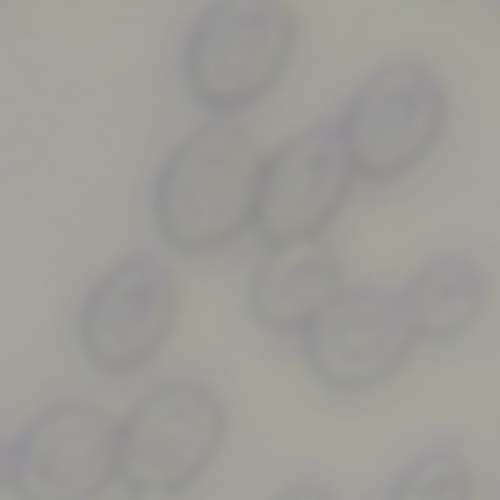
#> input picture raw/cell (7).png, 500 x 500 px, found by its file name
$ python face1.py   (older library calls are emulated)
#> lines starting #> are read from the running program, lines starting #| are printed output that depends on the picture; after the words box and inside, x2 and y2 are one past the last pixel; in counts of white or black regions, pixels touching at a corner belong together
import cv2
image = cv2.imread('face2/cell (7).png')
#> image is the input picture: shape (500, 500, 3); mean B, G, R 151.2, 156.2, 158.1
kernel = cv2.getStructuringElement(cv2.MORPH_RECT, (3,3))
kernel2 = cv2.getStructuringElement(cv2.MORPH_RECT, (5,5))
ok = True
while ok:
    gray = cv2.cvtColor(image, cv2.COLOR_BGR2GRAY)

    blurred = cv2.blur(gray,(5,5))

    erosion1 = cv2.erode(blurred , kernel, iterations=2)

    x = cv2.Sobel(blurred, cv2.CV_64F, 1, 0)
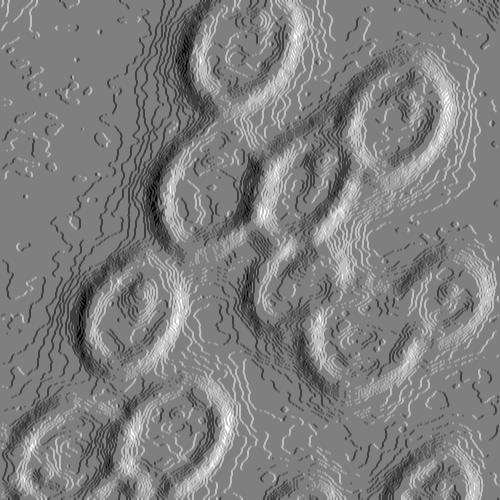
#> x: shape (500, 500) float64; min -8, max 8, mean 0.0167; drawn with min black and max white
    y = cv2.Sobel(blurred, cv2.CV_64F, 0, 1)
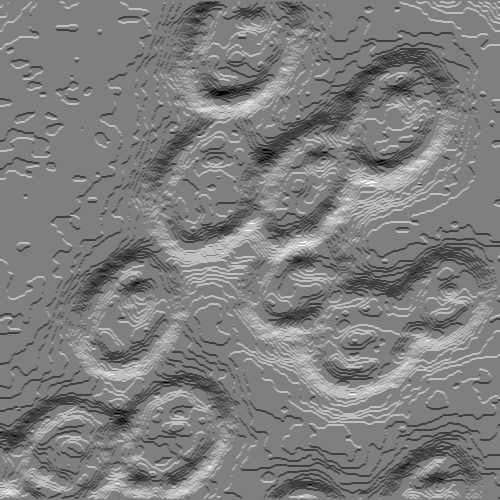
#> y: shape (500, 500) float64; min -8, max 8, mean -0.069; drawn with min black and max white
    absX = cv2.convertScaleAbs(x)# 轉回uint8
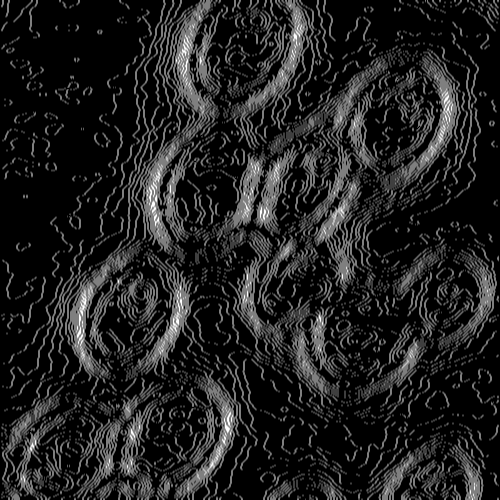
#> absX: shape (500, 500); min 0, max 8, mean 1.05; drawn with min black and max white
    absY = cv2.convertScaleAbs(y)
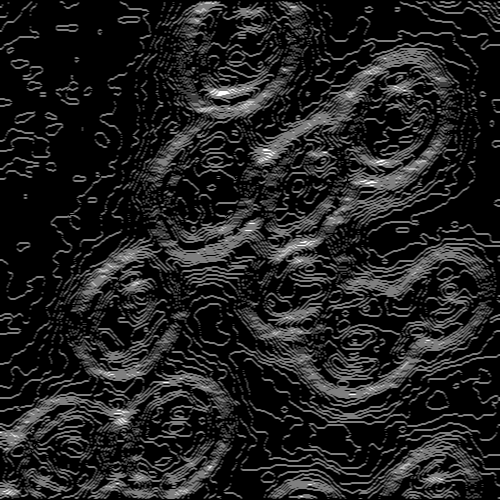
#> absY: shape (500, 500); min 0, max 8, mean 1.05; drawn with min black and max white
    dst = cv2.addWeighted(absX, 0.5, absY, 0.5, 0)
    dst1 = cv2.bilateralFilter(dst,5 ,50 ,20)
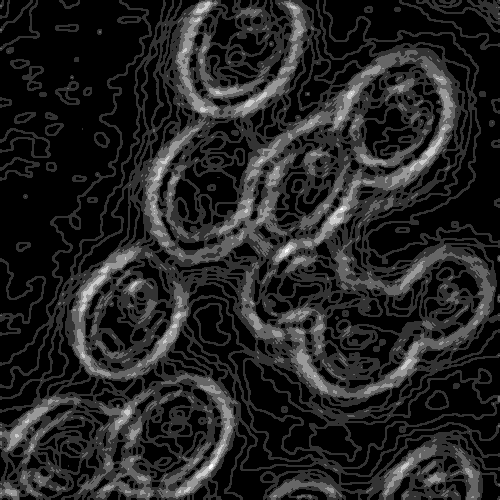
#> dst1: shape (500, 500); min 0, max 5, mean 0.712; drawn with min black and max white

    ret1,thr1 = cv2.threshold(dst1,10, 255, cv2.THRESH_OTSU)
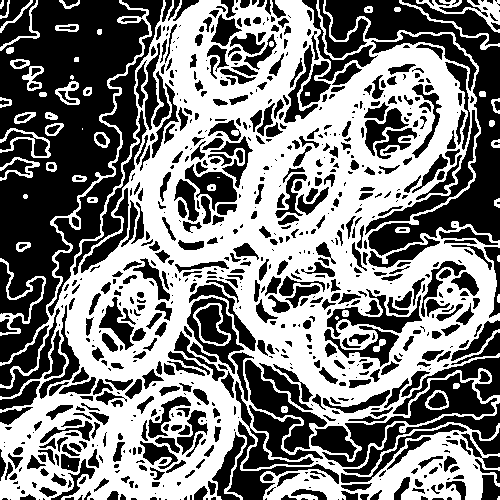
#> thr1: shape (500, 500); 49.7% white; 55 white regions (7 under 20 px), largest, box (x1, y1, x2, y2) and area: (0, 0, 500, 500) 118205, (416, 0, 500, 33) 778, (0, 258, 46, 336) 639
#> ret1 = 0
    erosion = cv2.erode(thr1, kernel, iterations=2)
#> erosion: shape (500, 500); 19.7% white; 202 white regions (155 under 20 px), largest, box (x1, y1, x2, y2) and area: (129, 0, 459, 284) 20653, (237, 232, 495, 405) 8459, (80, 373, 239, 500) 5682

    closing = cv2.morphologyEx(erosion, cv2.MORPH_CLOSE, kernel, iterations=3)
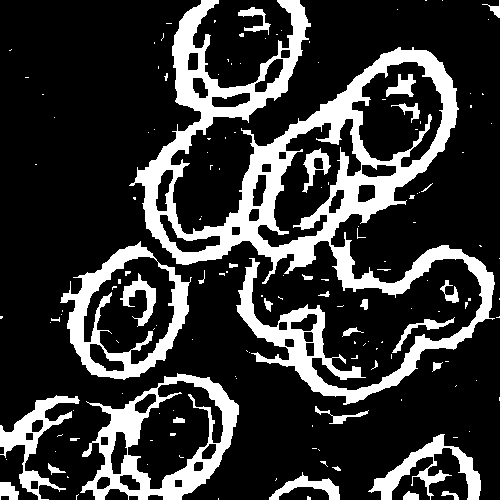
#> closing: shape (500, 500); 21.6% white; 152 white regions (118 under 20 px), largest, box (x1, y1, x2, y2) and area: (129, 0, 495, 405) 32881, (80, 373, 239, 500) 6482, (60, 241, 192, 380) 5079

    inv = 255-thr1

    cv2.imshow("otsu2", thr1)
    cv2.imshow("dst1", dst1)
    cv2.imshow('erosion',erosion)
    cv2.imshow('closing', closing)

    cv2.imwrite('erosion.png', erosion)
    # cv2.imwrite('2.png', dst2)
    cv2.waitKey(0)
    if cv2.waitKey(0) == 27:
#> (key Esc is pressed here)
        ok = False

cv2.destroyAllWindows()
    # Esc key to stop

$ run again, with raw/cell (126).png copied over raw/cell (7).png
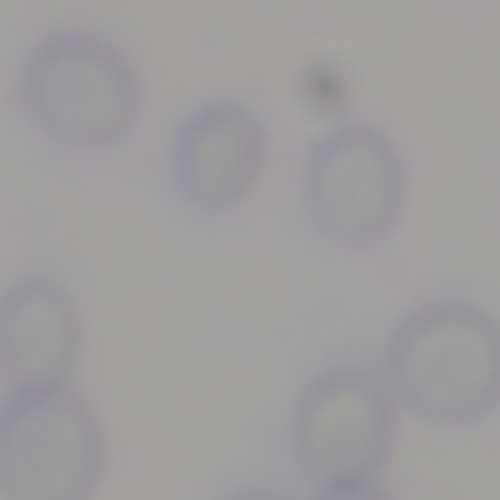
#> input picture raw/cell (126).png, 500 x 500 px, found by its file name
#> image is the input picture: shape (500, 500, 3); mean B, G, R 157.6, 157.2, 158.1
#> thr1: shape (500, 500); 39.1% white; 71 white regions (7 under 20 px), largest, box (x1, y1, x2, y2) and area: (0, 0, 500, 500) 91372, (162, 45, 227, 81) 471, (137, 0, 208, 39) 465
#> ret1 = 0
#> erosion: shape (500, 500); 13.8% white; 154 white regions (123 under 20 px), largest, box (x1, y1, x2, y2) and area: (285, 48, 415, 253) 7383, (0, 270, 114, 500) 4972, (9, 24, 151, 153) 4895
#> `closing = cv2.morphologyEx(erosion, cv2.MORPH_CLOSE, kernel, iteration..`:
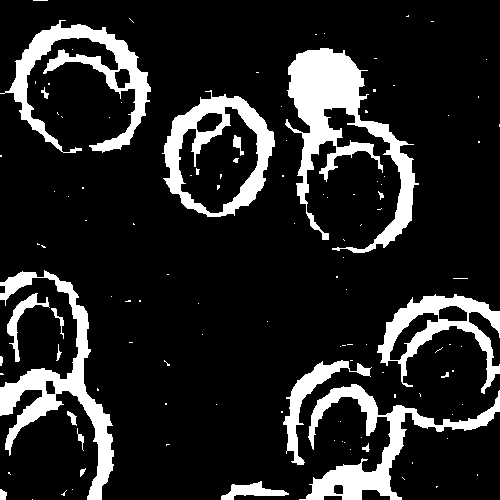
#> closing: shape (500, 500); 15.1% white; 118 white regions (95 under 20 px), largest, box (x1, y1, x2, y2) and area: (285, 48, 419, 253) 8782, (0, 270, 114, 500) 6035, (299, 384, 500, 500) 5341
